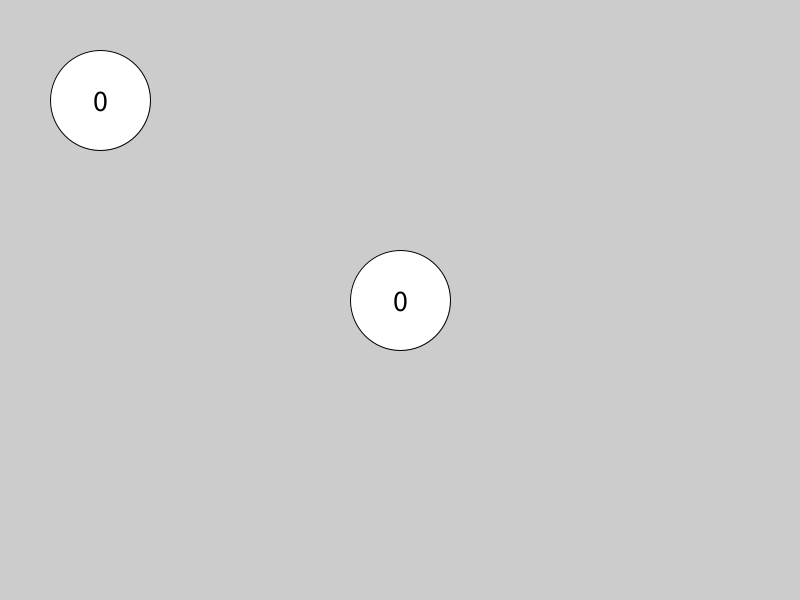
Frame 1 (no input)
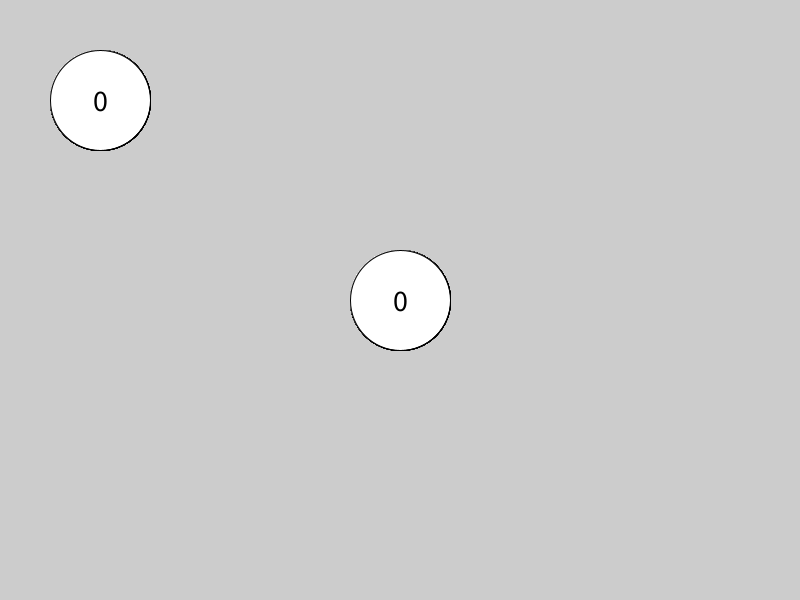
Frame 60 (the mouse pressed at the canvas centre just before this capture)
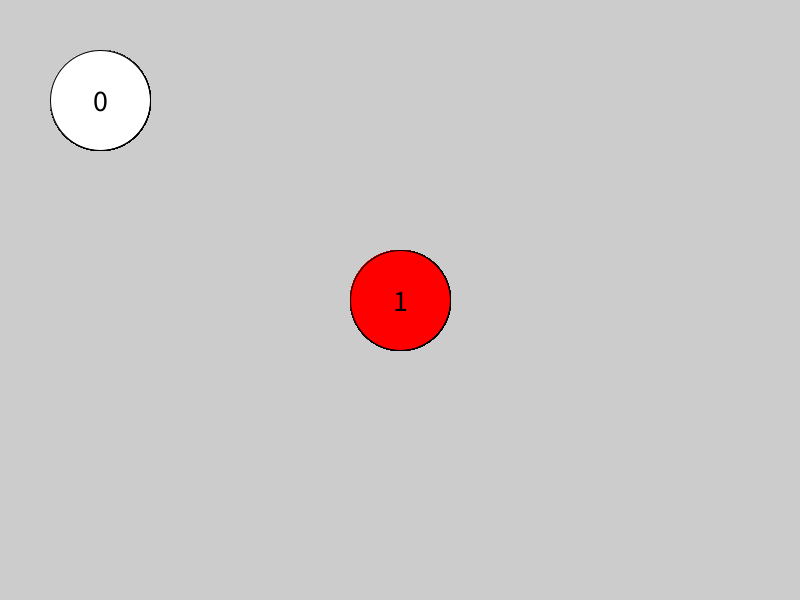
Frame 120 (the mouse held since frame 60 and released just before this capture)

The Processing sketch that drew these frames (run headless with seeded random() and noise(); from frame 60 on, the mouse is pressed at the canvas centre):

// Processing sketch: simpleClickMe
// ── simpleClickMe.pde
int counter = 0; //score variable, starts at 0
int counter2 = 0;
void setup() {
  size(800, 600);
  textAlign(CENTER, CENTER);
  textSize(30);
}

void draw() {
  //background(50);

  if (pointCircle(mouseX, mouseY, 400, 300, 50) == true) { //change color when hovered
    fill(255, 0, 0);
  } else {
    fill(255);
  }
  circle(400, 300, 100);
  fill(0);
  text(counter, 400, 300);


  if (pointCircle(mouseX, mouseY, 100, 100, 50) == true) { //change color when hovered
    fill(255, 0, 0);
  } else {
    fill(255);
  }
  circle(100, 100, 100);
  fill(0);
  text(counter2, 100, 100);
}

void mousePressed() {
  if (pointCircle(mouseX, mouseY, 400, 300, 50) == true) {
    counter++;
  }
   if (pointCircle(mouseX, mouseY, 100, 100, 50) == true) {
    counter2++;
  }
}


boolean pointCircle(float px, float py, float cx, float cy, float cr) {
  if (dist(px, py, cx, cy) < cr) {
    return true;
  } else {
    return false;
  }
}
